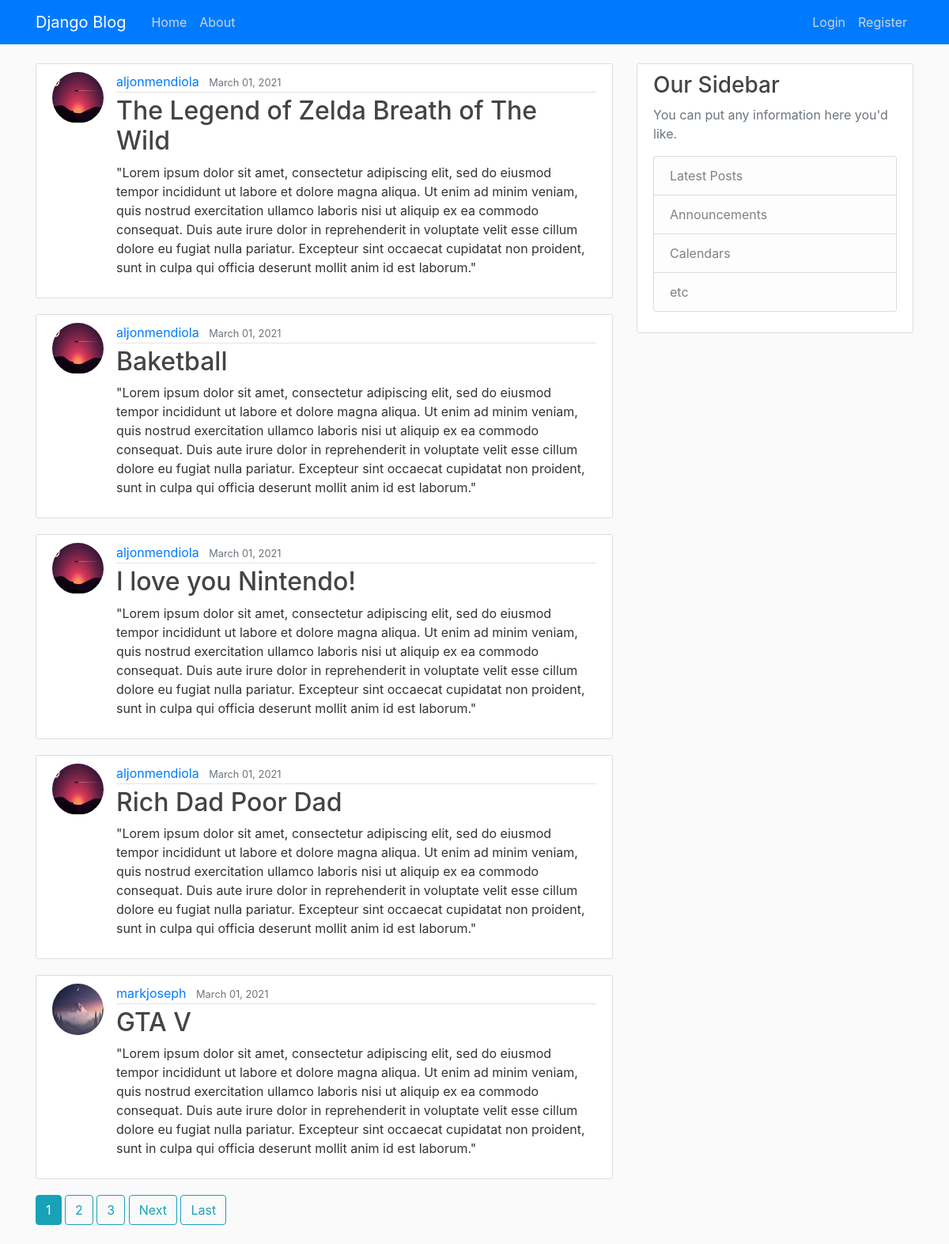
The page / on the database its author committed.
### blog/models.py (models this page shows, shortened)
class Post(models.Model):
    title = models.CharField(max_length=255)
    content = models.TextField()
    date_posted = models.DateTimeField(default=timezone.now)
    author = models.ForeignKey(User, on_delete=models.CASCADE)

### users/models.py (models this page shows, shortened)
class Profile(models.Model):
    user = models.OneToOneField(User, on_delete=models.CASCADE)
    image = models.ImageField(default='default.jpg', upload_to='profile_pics')

### blog/views.py (the view)
# urls.py: path('', PostListView.as_view(), name="blog-home"),
class PostListView(ListView):
    model = Post
    template_name = 'blog/home.html'
    context_object_name = 'posts'
    ordering = ['-date_posted']
    paginate_by = 5

### blog/templates/blog/home.html (shortened to what this page needs)
{% extends "blog/base.html" %}
{% block content %}
    {% for post in posts %}
        <article class="media content-section">
          <img class="rounded-circle article-img" src="{{ post.author.profile.image.url }}">
          <div class="media-body">
            <div class="article-metadata">
              <a class="mr-2" href="{% url 'user-posts' post.author.username %}">{{ post.author }}</a>
              <small class="text-muted">{{ post.date_posted|date:"F d, Y" }}</small>
            </div>
            <h2><a class="article-title" href="{% url 'post-detail' post.id %}">{{ post.title }}</a></h2>
            <p class="article-content">{{ post.content }}</p>
          </div>
        </article>
    {% endfor %}
    {% if is_paginated %}
      {% for num in page_obj.paginator.page_range %}
        {% if page_obj.number == num %}
          <a class="btn btn-info mb-4" href="?page={{ num }}">{{ num }}</a>
        {% elif num > page_obj.number|add:'-3' and num < page_obj.number|add:'3' %}
          <a class="btn btn-outline-info mb-4" href="?page={{ num }}">{{ num }}</a>
        {% endif %}
      {% endfor %}
      {% if page_obj.has_next %}
        <a class="btn btn-outline-info mb-4" href="?page={{ page_obj.next_page_number }}">Next</a>
        <a class="btn btn-outline-info mb-4" href="?page={{ page_obj.paginator.num_pages }}">Last</a>
      {% endif %}
    {% endif %}
{% endblock content %}

### blog/templates/blog/base.html (shortened to what this page needs)
{% load static %}
<!DOCTYPE html>
<html>
<head>
    <link rel="stylesheet" href="https://maxcdn.bootstrapcdn.com/bootstrap/4.0.0/css/bootstrap.min.css">
    <link rel="stylesheet" type="text/css" href="{% static 'blog/main.css' %}">
</head>
<body>
    <header class="site-header">
      <nav class="navbar navbar-expand-md navbar-dark bg-primary fixed-top">
        <div class="container">
          <a class="navbar-brand mr-4" href="{% url 'blog-home' %}">Django Blog</a>
          <div class="collapse navbar-collapse" id="navbarToggle">
            <div class="navbar-nav mr-auto">
              <a class="nav-item nav-link" href="{% url 'blog-home' %}">Home</a>
              <a class="nav-item nav-link" href="{% url 'blog-about' %}">About</a>
            </div>
            <div class="navbar-nav">
              {% if user.is_authenticated %}
                <a class="nav-item nav-link" href="{% url 'post-create' %}">New Post</a>
                <a class="nav-item nav-link" href="{% url 'profile' %}">Profile</a>
                <a class="nav-item nav-link" href="{% url 'logout' %}">Logout</a>
              {% else %}
                <a class="nav-item nav-link" href="{% url 'login' %}">Login</a>
                <a class="nav-item nav-link" href="{% url 'register' %}">Register</a>
              {% endif %}
            </div>
          </div>
        </div>
      </nav>
    </header>
    <main role="main" class="container">
      <div class="row">
        <div class="col-md-8">
          {% block content %}{% endblock %}
        </div>
        <div class="col-md-4">
          <div class="content-section">
            <h3>Our Sidebar</h3>
            <p class='text-muted'>You can put any information here you'd like.
              <ul class="list-group">
                <li class="list-group-item list-group-item-light">Latest Posts</li>
                <li class="list-group-item list-group-item-light">Announcements</li>
                <li class="list-group-item list-group-item-light">Calendars</li>
                <li class="list-group-item list-group-item-light">etc</li>
              </ul>
            </p>
          </div>
        </div>
      </div>
    </main>
</body>
</html>

### blog/static/blog/main.css (style rules this page uses)
body { background: #fafafa; color: #333333; margin-top: 5rem; }
h1, h2, h3, h4, h5, h6 { color: #444444; }
ul { margin: 0; }
.site-header .navbar-nav .nav-link { color: #cbd5db; }
.content-section { background: #ffffff; padding: 10px 20px; border: 1px solid #dddddd; border-radius: 3px; margin-bottom: 20px; }
.article-title { color: #444444; }
.article-content { white-space: pre-line; }
.article-img { height: 65px; width: 65px; margin-right: 16px; }
.article-metadata { padding-bottom: 1px; margin-bottom: 4px; border-bottom: 1px solid #e3e3e3; }

### rows shown on the page
Post: author.profile.image (picture), author "aljonmendiola", date_posted "March 01, 2021", title "The Legend of Zelda Breath of The Wild", content "\"Lorem ipsum dolor sit amet, consectetur adipiscing elit, sed do eiusmod tempor incididunt ut labore et dolore magna aliqua. Ut enim ad minim veniam, quis nostrud exercitation ullamco laboris nisi ut aliquip ex ea commodo consequat. Duis aute irure dolor in reprehenderit in voluptate velit esse cillum dolore eu fugiat nulla pariatur. Excepteur sint occaecat cupidatat non proident, sunt in culpa qui officia deserunt mollit anim id est laborum.\""
Post: author.profile.image (picture), author "aljonmendiola", date_posted "March 01, 2021", title "Baketball", content "\"Lorem ipsum dolor sit amet, consectetur adipiscing elit, sed do eiusmod tempor incididunt ut labore et dolore magna aliqua. Ut enim ad minim veniam, quis nostrud exercitation ullamco laboris nisi ut aliquip ex ea commodo consequat. Duis aute irure dolor in reprehenderit in voluptate velit esse cillum dolore eu fugiat nulla pariatur. Excepteur sint occaecat cupidatat non proident, sunt in culpa qui officia deserunt mollit anim id est laborum.\""
Post: author.profile.image (picture), author "aljonmendiola", date_posted "March 01, 2021", title "I love you Nintendo!", content "\"Lorem ipsum dolor sit amet, consectetur adipiscing elit, sed do eiusmod tempor incididunt ut labore et dolore magna aliqua. Ut enim ad minim veniam, quis nostrud exercitation ullamco laboris nisi ut aliquip ex ea commodo consequat. Duis aute irure dolor in reprehenderit in voluptate velit esse cillum dolore eu fugiat nulla pariatur. Excepteur sint occaecat cupidatat non proident, sunt in culpa qui officia deserunt mollit anim id est laborum.\""
Post: author.profile.image (picture), author "aljonmendiola", date_posted "March 01, 2021", title "Rich Dad Poor Dad", content "\"Lorem ipsum dolor sit amet, consectetur adipiscing elit, sed do eiusmod tempor incididunt ut labore et dolore magna aliqua. Ut enim ad minim veniam, quis nostrud exercitation ullamco laboris nisi ut aliquip ex ea commodo consequat. Duis aute irure dolor in reprehenderit in voluptate velit esse cillum dolore eu fugiat nulla pariatur. Excepteur sint occaecat cupidatat non proident, sunt in culpa qui officia deserunt mollit anim id est laborum.\""
Post: author.profile.image (picture), author "markjoseph", date_posted "March 01, 2021", title "GTA V", content "\"Lorem ipsum dolor sit amet, consectetur adipiscing elit, sed do eiusmod tempor incididunt ut labore et dolore magna aliqua. Ut enim ad minim veniam, quis nostrud exercitation ullamco laboris nisi ut aliquip ex ea commodo consequat. Duis aute irure dolor in reprehenderit in voluptate velit esse cillum dolore eu fugiat nulla pariatur. Excepteur sint occaecat cupidatat non proident, sunt in culpa qui officia deserunt mollit anim id est laborum.\""

### other values the page prints
{{ num }} "1"
{{ num }} "2" "3"
